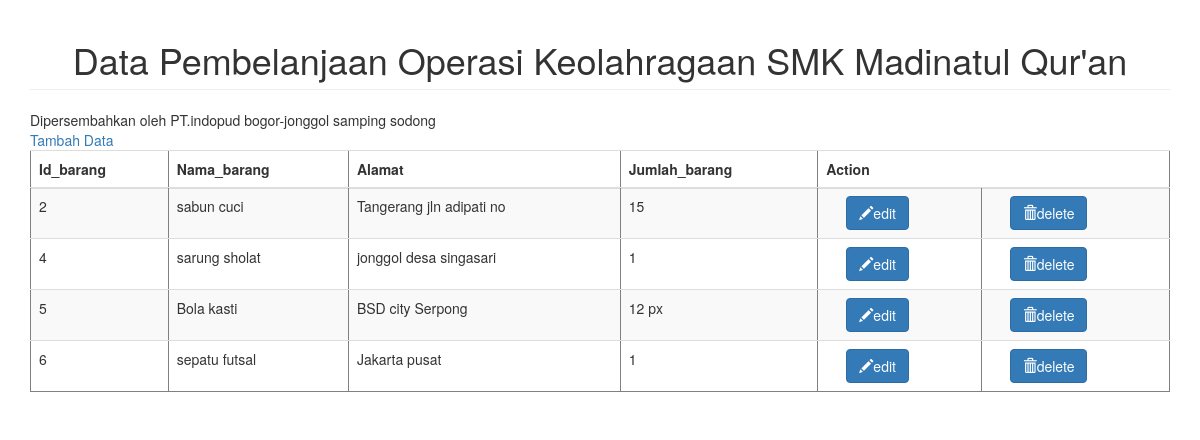
The page / on the database its author committed.
### tables this page shows
CREATE TABLE `barang` (
  `id_barang` int(11) NOT NULL,
  `nama_barang` varchar(25) NOT NULL,
  `alamat` varchar(25) NOT NULL,
  `jumlah_barang` varchar(60) NOT NULL
);

### application/controllers/beranda.php (called while the page is built, shortened)
<?php
class Beranda extends CI_Controller
{
	function __construct(){
		 $this->load->helper('url');
	      $this->load->model('crud_barang');
	}
	public function index()
	{
		$data['barang'] = $this->crud_barang->tampil_barang();
		$this->load->view('beranda.php', $data);
	}
	}
?>

### index.php (called while the page is built, shortened)
<?php
require_once BASEPATH.'core/CodeIgniter.php';

### application/models/crud_barang.php (called while the page is built, shortened)
<?php
class crud_barang extends CI_Model {
	public function tampil_barang(){
		$query = $this->db->get('barang');
	  	return $query->result();
	}
}
?>

### application/views/beranda.php (the view, shortened to what this page needs)
<!DOCTYPE html>
<html>
<head>
	<link rel="stylesheet" type="text/css" href="<?php echo base_url();?>
	bootstrap/css/bootstrap.min.css">
	<?php extract($barang);?>
</head>
<body>
	<div class="container">
	<h1 class="page-header text-center" align="center">Data Pembelanjaan Operasi Keolahragaan SMK Madinatul Qur'an</h1>
	<marquee>Dipersembahkan oleh PT.indopud bogor-jonggol samping sodong</marquee>
	<a href="<?php echo base_url();?>index.php/beranda/linktambahbarang">
		Tambah Data
	</a>
<table class="table table-striped" border="1" align="center">
	<tr>
	 <thead class="thead-dark">
	  <th>Id_barang</th>
	  <th>Nama_barang</th>
	  <th>Alamat</th>
	  <th>Jumlah_barang</th>
   	  <th colspan="3">Action</th>
     </thead>
   </tr>
   <?php
   foreach ($barang as $barang) {
   ?>
   <tr>
   	 <td><?php echo $barang ->id_barang;?></td>
   	 <td><?php echo $barang ->nama_barang;?></td>
   	 <td><?php echo $barang ->alamat;?></td>
   	 <td><?php echo $barang ->jumlah_barang;?></td>
      <td>
     	<a href="<?php echo base_url();?>index.php/beranda/linkeditbarang/<?php echo $barang->id_barang;?>">
         <button style="margin-left: 20px" type="submit" class="btn btn-primary">
   	 		<span class="glyphicon glyphicon-pencil"></span>edit
         </button>
   	 	</a>
   	 </td>
   	 <td>
   	 	<a href="<?php echo base_url();?>index.php/beranda/deletebarang/<?php echo $barang->id_barang;?>">
              <button style="margin-left: 20px" type="submit" class="btn btn-primary">
   	 		<span class="glyphicon glyphicon-trash"></span>delete
         </button>
   		</a>
   	 </td>
   </tr>
<?php
}
?>
</table>
</div>
    </body>
</html>

### rows shown on the page
barang: id_barang "2", nama_barang "sabun cuci", alamat "Tangerang jln adipati no", jumlah_barang "15"
barang: id_barang "4", nama_barang "sarung sholat", alamat "jonggol desa singasari", jumlah_barang "1"
barang: id_barang "5", nama_barang "Bola kasti", alamat "BSD city Serpong", jumlah_barang "12 px"
barang: id_barang "6", nama_barang "sepatu futsal", alamat "Jakarta pusat", jumlah_barang "1"
